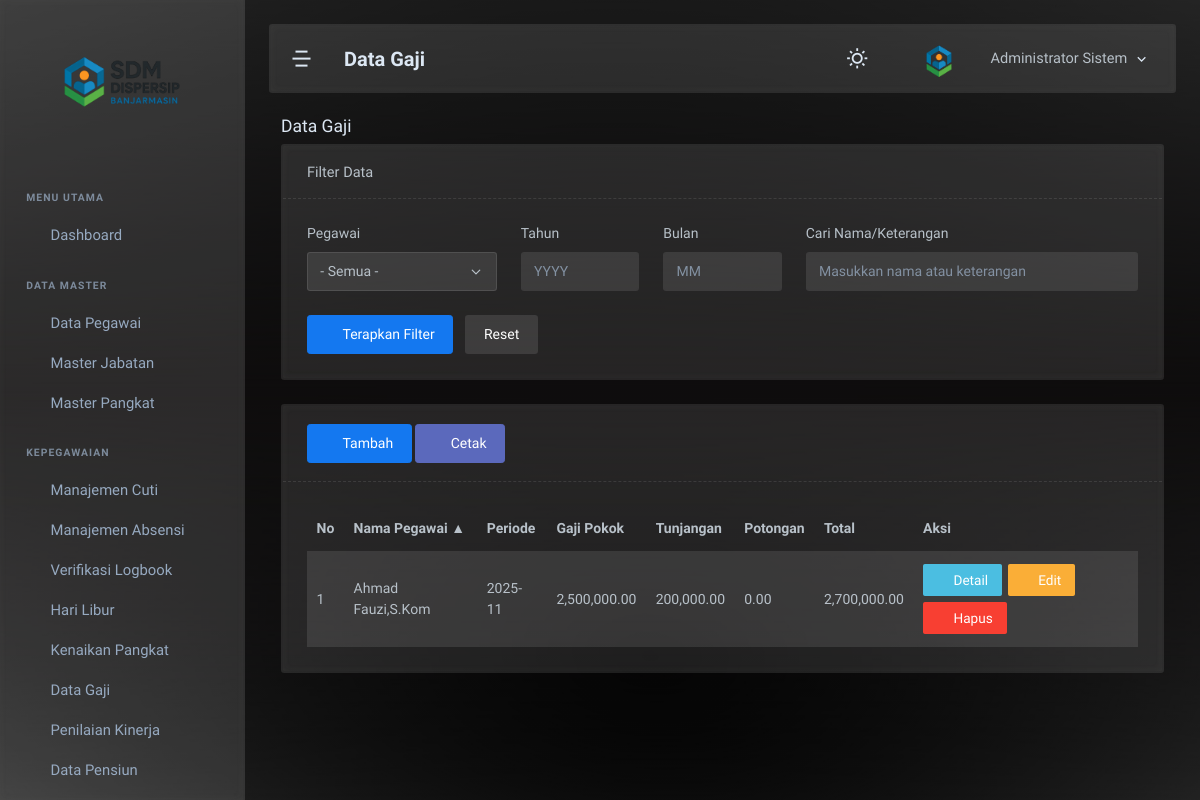
The app's page /admin/gaji/gaji.php?sort=nama_lengkap&order=asc (signed in) with its own data.
### tables this page shows
CREATE TABLE `gaji` (
  `gaji_id` int NOT NULL,
  `pegawai_id` int NOT NULL,
  `periode` char(7) NOT NULL,
  `gaji_pokok` decimal(12,2) NOT NULL,
  `tunjangan` decimal(12,2) DEFAULT '0.00',
  `potongan` decimal(12,2) DEFAULT '0.00',
  `total_gaji` decimal(12,2) GENERATED ALWAYS AS (((coalesce(`gaji_pokok`,0) + coalesce(`tunjangan`,0)) - coalesce(`potongan`,0))) STORED,
  `keterangan` text,
  `created_at` datetime DEFAULT CURRENT_TIMESTAMP
);

CREATE TABLE `pegawai` (
  `pegawai_id` int NOT NULL,
  `user_id` int DEFAULT NULL,
  `nik` varchar(20) NOT NULL,
  `nip` varchar(30) DEFAULT NULL,
  `nama_lengkap` varchar(150) NOT NULL,
  `jk` enum('L','P') NOT NULL,
  `tgl_lahir` date DEFAULT NULL,
  `status_kepegawaian` enum('PNS','PPPK','Honorer','Kontrak') NOT NULL,
  `jabatan_id` int DEFAULT NULL,
  `pangkat_id` int DEFAULT NULL,
  `tgl_mulai_kerja` date DEFAULT NULL,
  `alamat` text,
  `status_aktif` enum('Aktif','Pensiun','Pindah','Meninggal','Nonaktif') DEFAULT 'Aktif',
  `tmt_pensiun` date DEFAULT NULL,
  `created_at` datetime DEFAULT CURRENT_TIMESTAMP,
  `updated_at` datetime DEFAULT CURRENT_TIMESTAMP ON UPDATE CURRENT_TIMESTAMP
);

### admin/gaji/gaji.php (the view, shortened to what this page needs)
<?php
require_once '../../config/koneksi.php';
include '../../includes/header.php';
include '../../includes/sidebar.php';
include '../../includes/navbar.php';
?>
<div class="page-container">
  <div class="page-content">
    <div class="container-xxl">
      <?php
      $allowedSort = [
        'nama_lengkap' => 'p.nama_lengkap',
        'periode' => 'g.periode',
        'gaji_pokok' => 'g.gaji_pokok',
        'tunjangan' => 'g.tunjangan',
        'potongan' => 'g.potongan',
        'total_gaji' => 'g.total_gaji',
        'created_at' => 'g.created_at'
      ];
      $sort = $_GET['sort'] ?? 'created_at';
      $order = strtolower($_GET['order'] ?? 'desc');
      $order = $order === 'asc' ? 'ASC' : 'DESC';
      $sortCol = $allowedSort[$sort] ?? $allowedSort['created_at'];
      $page = max(1, intval($_GET['page'] ?? 1));
      $perPage = 10;
      $offset = ($page - 1) * $perPage;
      $f_pegawai = intval($_GET['f_pegawai'] ?? 0);
      $f_year = preg_replace('/[^0-9]/', '', $_GET['f_year'] ?? '');
      $f_month = preg_replace('/[^0-9]/', '', $_GET['f_month'] ?? '');
      $f_q = trim($_GET['f_q'] ?? '');
      ?>
      <div class="row">
        <div class="col-12">
          <div class="page-title-box">
            <h4 class="page-title">Data Gaji</h4>
          </div>
        </div>
      </div>
      <div class="card mb-3">
        <div class="card-header border-bottom border-dashed d-flex align-items-center"><h5 class="card-title mb-0">Filter Data</h5></div>
        <div class="card-body">
          <form method="get" action="admin/gaji/gaji.php" class="row g-3">
            <div class="col-md-3"><label class="form-label">Pegawai</label><select name="f_pegawai" class="form-select"><option value="0">- Semua -</option></select></div>
            <div class="col-md-2"><label class="form-label">Tahun</label><input type="text" name="f_year" value="<?php echo htmlspecialchars($f_year); ?>" class="form-control" placeholder="YYYY"></div>
            <div class="col-md-2"><label class="form-label">Bulan</label><input type="text" name="f_month" value="<?php echo htmlspecialchars($f_month); ?>" class="form-control" placeholder="MM"></div>
            <div class="col-md-5"><label class="form-label">Cari Nama/Keterangan</label><input type="text" name="f_q" value="<?php echo htmlspecialchars($f_q); ?>" class="form-control" placeholder="Masukkan nama atau keterangan"></div>
            <div class="col-md-6 d-flex align-items-end gap-2"><button type="submit" class="btn btn-primary"><i class="ti ti-filter me-1"></i>Terapkan Filter</button><a href="admin/gaji/gaji.php" class="btn btn-light">Reset</a></div>
          </form>
        </div>
      </div>
      <?php
      $where = [];
      $whereSql = count($where) ? ('WHERE '.implode(' AND ', $where)) : '';
      ?>
      <div class="card">
        <div class="card-header border-bottom border-dashed d-flex justify-content-between align-items-center">
          <div>
            <a href="admin/gaji/tambah.php" class="btn btn-primary"><i class="ti ti-plus me-1"></i>Tambah</a>
            <?php
            $cetakUrl = '/sdm_dispersip/admin/gaji/cetak.php?'
              . 'f_pegawai=' . urlencode((string)$f_pegawai)
              . '&f_year=' . urlencode($f_year)
              . '&f_month=' . urlencode($f_month)
              . '&f_q=' . urlencode($f_q);
            ?>
            <a href="<?php echo $cetakUrl; ?>" target="_blank" class="btn btn-secondary"><i class="ti ti-printer me-1"></i>Cetak</a>
          </div>
        </div>
        <div class="card-body">
          <div class="table-responsive-sm">
            <table class="table table-striped mb-0">
              <thead>
                <tr>
                  <th>No</th>
                  <th><a class="link-reset" href="admin/gaji/gaji.php?sort=nama_lengkap&order=<?php echo ($sort==='nama_lengkap' && $order==='ASC')?'desc':'asc'; ?>">Nama Pegawai<?php echo $sort==='nama_lengkap' ? ($order==='ASC'?' ▲':' ▼') : ''; ?></a></th>
                  <th><a class="link-reset" href="admin/gaji/gaji.php?sort=periode&order=<?php echo ($sort==='periode' && $order==='ASC')?'desc':'asc'; ?>">Periode<?php echo $sort==='periode' ? ($order==='ASC'?' ▲':' ▼') : ''; ?></a></th>
                  <th><a class="link-reset" href="admin/gaji/gaji.php?sort=gaji_pokok&order=<?php echo ($sort==='gaji_pokok' && $order==='ASC')?'desc':'asc'; ?>">Gaji Pokok</a></th>
                  <th><a class="link-reset" href="admin/gaji/gaji.php?sort=tunjangan&order=<?php echo ($sort==='tunjangan' && $order==='ASC')?'desc':'asc'; ?>">Tunjangan</a></th>
                  <th><a class="link-reset" href="admin/gaji/gaji.php?sort=potongan&order=<?php echo ($sort==='potongan' && $order==='ASC')?'desc':'asc'; ?>">Potongan</a></th>
                  <th><a class="link-reset" href="admin/gaji/gaji.php?sort=total_gaji&order=<?php echo ($sort==='total_gaji' && $order==='ASC')?'desc':'asc'; ?>">Total</a></th>
                  <th>Aksi</th>
                </tr>
              </thead>
              <tbody>
                <?php
                $sql = "SELECT g.*, p.nama_lengkap FROM gaji g JOIN pegawai p ON g.pegawai_id=p.pegawai_id $whereSql ORDER BY $sortCol $order LIMIT $perPage OFFSET $offset";
                $res = mysqli_query($koneksi, $sql);
                if ($res && mysqli_num_rows($res) > 0) {
                  $no = $offset + 1;
                  while ($row = mysqli_fetch_assoc($res)) {
                    echo '<tr>'
                      . '<td>'.($no++).'</td>'
                      . '<td>'.htmlspecialchars($row['nama_lengkap']).'</td>'
                      . '<td>'.htmlspecialchars($row['periode']).'</td>'
                      . '<td>'.number_format((float)$row['gaji_pokok'], 2).'</td>'
                      . '<td>'.number_format((float)$row['tunjangan'], 2).'</td>'
                      . '<td>'.number_format((float)$row['potongan'], 2).'</td>'
                      . '<td>'.number_format((float)$row['total_gaji'], 2).'</td>'
                      . '<td><div class="d-flex flex-wrap gap-1">'
                        . '<a href="admin/gaji/detail.php?id=' . htmlspecialchars($row['gaji_id']) . '" class="btn btn-sm btn-info"><i class="ti ti-eye me-1"></i>Detail</a>'
                        . '<a href="admin/gaji/edit.php?id=' . htmlspecialchars($row['gaji_id']) . '" class="btn btn-sm btn-warning"><i class="ti ti-pencil me-1"></i>Edit</a>'
                        . '<a href="admin/gaji/hapus.php?id=' . htmlspecialchars($row['gaji_id']) . '" class="btn btn-sm btn-danger" onclick="return confirm(\'Hapus data ini?\')"><i class="ti ti-trash me-1"></i>Hapus</a>'
                      . '</div></td>'
                      . '</tr>';
                  }
                } else {
                  echo '<tr><td colspan="8" class="text-center">Tidak ada data</td></tr>';
                }
                ?>
              </tbody>
            </table>
          </div>
        </div>
      </div>
    </div>
  </div>
</div>
<?php include '../../includes/footer.php'; ?>

### records on screen
gaji: pegawai.nama_lengkap "Ahmad Fauzi,S.Kom", periode "2025-11", gaji_pokok "2,500,000.00", tunjangan "200,000.00", potongan "0.00", total_gaji "2,700,000.00"

### other values on screen
$page_title "Data Gaji"
$_SESSION['nama_lengkap'] "Administrator Sistem"
